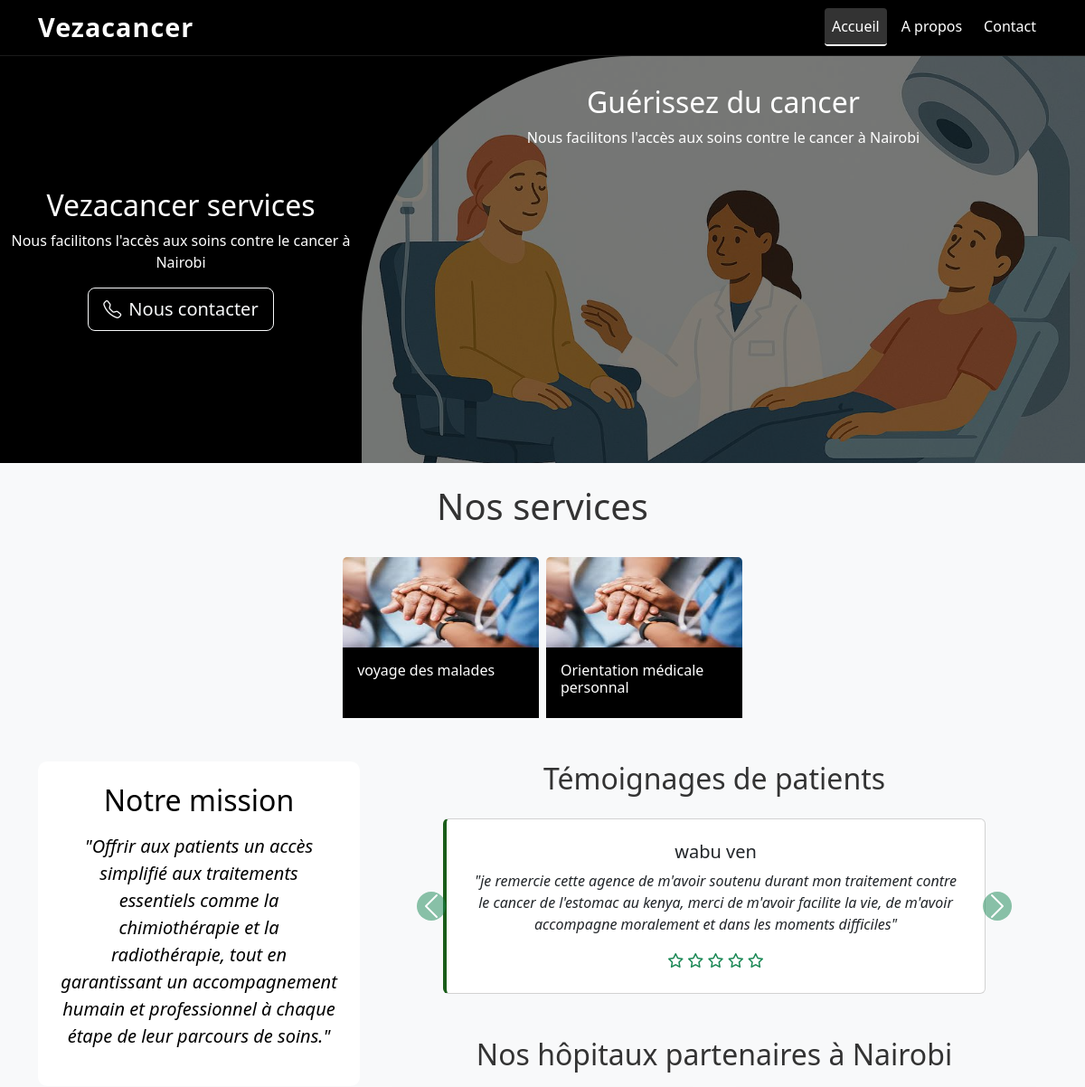
/ (upper part), run on an earlier commit of the app's database.
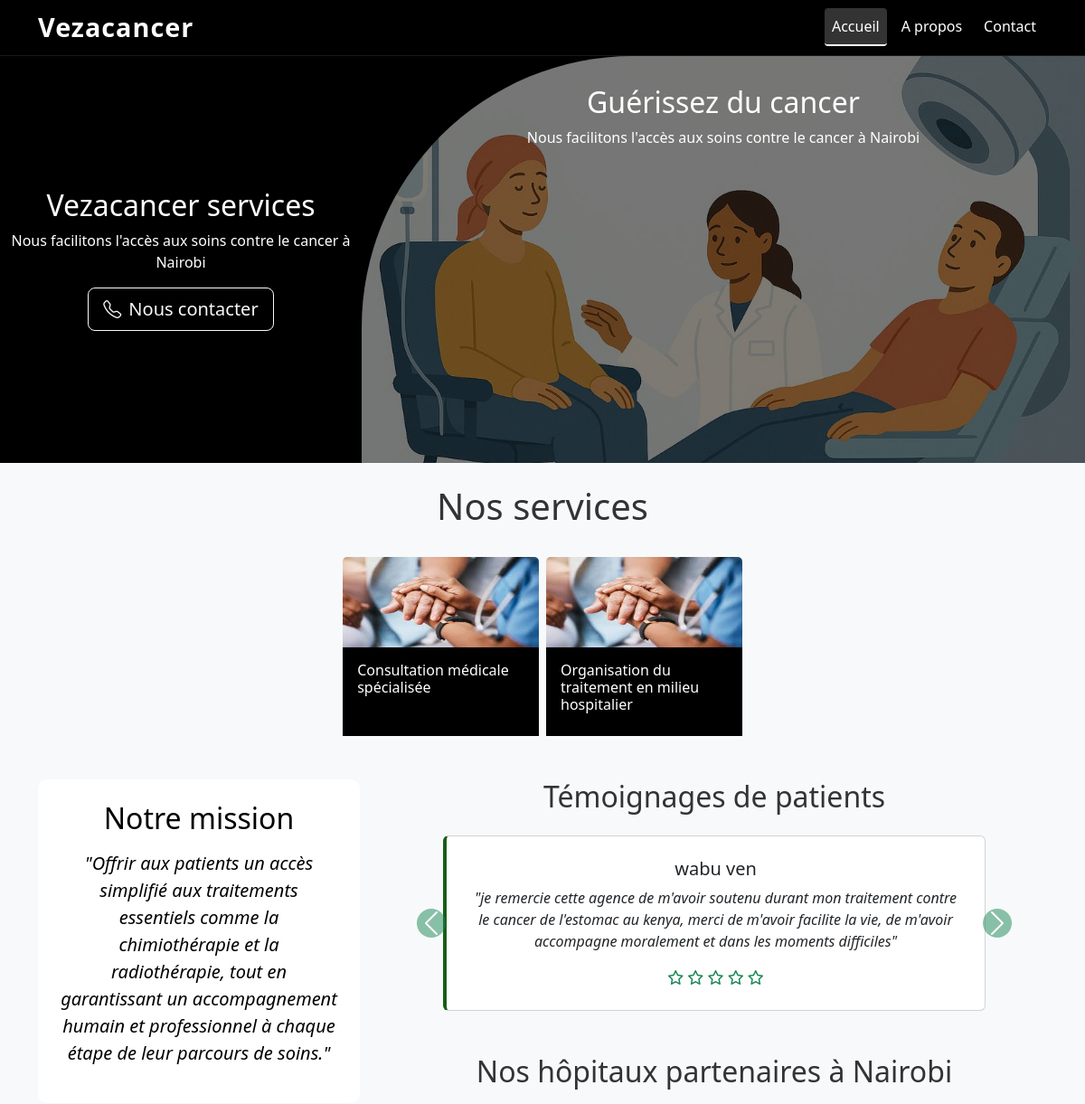
And on a later commit of the database.
### app_sk/models.py (models this page shows, shortened)
class Service(models.Model):
    id = models.UUIDField(primary_key=True, default=uuid.uuid4, editable=False, unique=True)
    nom = models.CharField(max_length=50, blank=False, null=False)
    description = models.TextField(max_length=200, blank=False, null=False)
    phrasePhare = models.CharField(max_length=60, blank=True, null=True)
    disponible = models.BooleanField(default=False)
    image = models.ImageField(upload_to="services/", null=True, blank=True)
    prix1 = models.IntegerField(blank=True, null=True)
    prix2 = models.IntegerField(blank=True, null=True)

class Temoignage(models.Model):
    id = models.UUIDField(primary_key=True, default=uuid.uuid4, editable=False, unique=True)
    nom = models.CharField(max_length=30, blank=False, null=False)
    post_nom = models.CharField(max_length=30, blank=False, null=False)
    temoignage = models.TextField(blank=False, null=False)
    pubic = models.BooleanField(default=False)
    date = models.DateTimeField(auto_now_add=True)

### app_sk/views.py (the view)
# urls.py: path('', views.index, name='index'),
def index(request):
    temoignages = Temoignage.objects.all()
    leServices = Service.objects.all().order_by('disponible')
    context={
        'leServices' : leServices,
        'temoignages' : temoignages,
        'current_page' : 'index'
    }
    return render(request, 'app_sk/index.html', context)

### app_sk/templates/app_sk/index.html (shortened to what this page needs)
{% extends 'base.html' %}
{% load static %}
{% block content %}
<div class="container-fluid px-0">
    {% include 'nav.html' %}
    <div class="container-fluid d-none d-md-block" style="margin-top: 62px;">
        <div class="row blackBack">
            <div class="col-md-4 d-flex justify-content-center align-items-center">
               <div class="text-white text-center">
                    <h2>Vezacancer services</h2>
                    <p>Nous facilitons l'accès aux soins contre le cancer à Nairobi</p>
                    <div class="d-flex justify-content-center gap-3 flex-wrap">
                        <a href="{% url 'app_sk:contact' %}" class="btn btn-outline-light btn-lg">
                            <i class="bi bi-telephone me-2"></i>Nous contacter
                        </a>
                    </div>
               </div>
            </div>
            <div class="col-md-8 right-bg round" style="margin-left: 0px;">
               <div class="f-overlay">
                    <div class="f-content">
                        <h2>Guérissez du cancer</h2>
                        <p>Nous facilitons l'accès aux soins contre le cancer à Nairobi</p>
                    </div>
               </div>
            </div>
        </div>
    </div>
    <div id="service" class="container mt-4">
        <h1 class="text-center">Nos services</h1>
        <div class="row row-cols-2 row-cols-md-3 row-cols-lg-5 g-2 mt-4 align-items-stretch d-flex justify-content-center align-items-center" id="services-list">
            {% for service in leServices %}
                {% if service %}
                <div class="col d-flex">
                    <a href="{% url 'app_sk:demander_service' service.id %}" class="card border-0 h-100 card-hover text-decoration-none flex-fill">
                        {% if service.image %}
                            <img src="{{ service.image.url }}" class="card-img-top img-service  img-fluid" style="padding:0; margin:0; display:block; width:100%;" alt="{{ service.nom }}">
                        {% else %}
                            <img src="{% static 'img/accomp.jpeg' %}" class="card-img-top img-service  img-fluid" style="padding:0; margin:0; display:block; width:100%;" alt="Service">
                        {% endif %}
                        <div class="card-body blackBack text-white">
                            <h6 class="card-title">{{ service.nom }}</h6>
                        </div>
                    </a>
                </div>
                {% else %}
                    <h2 class="text-center">0 service pour l'instant</h2>
                {% endif %}
            {% endfor %}
        </div>
    </div>
    <div class="container py-5">
        <div class="row g-4">
            <div class="col-lg-4">
                <div id="mission" class="mission-card p-4 mb-4">
                    <h2 class="text-center mb-3">Notre mission</h2>
                    <blockquote class="blockquote">
                        <p class="fst-italic text-center">"Offrir aux patients un accès simplifié aux traitements essentiels
                             comme la chimiothérapie et la radiothérapie,
                             tout en garantissant un accompagnement humain et professionnel à
                             chaque étape de leur parcours de soins."</p>
                    </blockquote>
                </div>
            </div>
            <div class="col-lg-8">
                <div id="temoignage" class="mb-5">
                    <h2 class="text-center mb-4">Témoignages de patients</h2>
                    {% if temoignages %}
                        <div id="temoignageCarousel" class="carousel slide" data-bs-ride="carousel">
                            <div class="carousel-inner">
                                {% for temoignage in temoignages %}
                                <div class="carousel-item {% if forloop.first %}active{% endif %}">
                                    <div class="card testimonial-card mx-auto" style="max-width: 600px;">
                                        <div class="card-body p-4">
                                            <h5 class="card-title text-center">{{ temoignage.nom }} {{ temoignage.post_nom }}</h5>
                                            <p class="card-text fst-italic text-center">"{{ temoignage.temoignage }}"</p>
                                            <div class="text-center text-success">
                                                {% for i in "12345" %}
                                                    {% if forloop.counter <= temoignage.note %}
                                                        <i class="fas fa-star"></i>
                                                    {% else %}
                                                        <i class="far fa-star"></i>
                                                    {% endif %}
                                                {% endfor %}
                                            </div>
                                        </div>
                                    </div>
                                </div>
                                {% endfor %}
                            </div>
                            <button class="carousel-control-prev" type="button" data-bs-target="#temoignageCarousel" data-bs-slide="prev">
                                <span class="carousel-control-prev-icon bg-success rounded-circle"></span>
                            </button>
                            <button class="carousel-control-next" type="button" data-bs-target="#temoignageCarousel" data-bs-slide="next">
                                <span class="carousel-control-next-icon bg-success rounded-circle"></span>
                            </button>
                        </div>
                    {% else %}
                        <div class="alert alert-info text-center">Aucun témoignage disponible pour l'instant</div>
                    {% endif %}
                </div>
                <div id="partenaire" class="mb-4">
                    <h2 class="text-center mb-4">Nos hôpitaux partenaires à Nairobi</h2>
                    <div class="row g-4">
                    </div>
                </div>
            </div>
        </div>
    </div>
</div>
{% endblock %}

### app_sk/templates/base.html (shortened to what this page needs)
<!DOCTYPE html>
<html lang="fr">
<head>
  <link href="https://cdn.jsdelivr.net/npm/bootstrap@5.3.0-alpha1/dist/css/bootstrap.min.css" rel="stylesheet">
  <link rel="stylesheet" href="https://cdn.jsdelivr.net/npm/bootstrap-icons@1.11.1/font/bootstrap-icons.css">
  <link rel="stylesheet" href="https://cdnjs.cloudflare.com/ajax/libs/font-awesome/6.4.0/css/all.min.css">
  <link rel="stylesheet" href="https://cdn.jsdelivr.net/npm/swiper@11/swiper-bundle.min.css"/>
</head>
<body>
  {% block content %}
  {% endblock %}
</body>
</html>

### app_sk/templates/nav.html (shortened to what this page needs)
<nav id="nav" class="navbar navbar-expand-lg fixed-top">
    <div class="container">
        <a class="navbar-brand text-white" href="{% url 'app_sk:index' %}">
            <h1>Vezacancer</h1>
        </a>
        <div class="offcanvas offcanvas-end bg-dark" tabindex="-1" id="offcanvasNavbar">
            <div class="offcanvas-body">
                <ul class="navbar-nav ms-auto">
                    <li class="nav-item">
                        <a class="nav-link {% if current_page == 'index' %}active{% endif %}"
                           href="{% url 'app_sk:index' %}">Accueil</a>
                    </li>
                    <li class="nav-item">
                        <a class="nav-link {% if current_page == 'propos' %}active{% endif %}"
                           href="{% url 'app_sk:propos' %}">A propos</a>
                    </li>
                    <li class="nav-item">
                        <a class="nav-link {% if current_page == 'contact' %}active{% endif %}"
                           href="{% url 'app_sk:contact' %}">Contact</a>
                    </li>
                </ul>
            </div>
        </div>
    </div>
</nav>

### app_sk/templates/base.html (style rules this page uses)
body, html { height: 100%; display: flex; flex-direction: column; }
.container, .container-fluid { flex: 1; }

### app_sk/templates/nav.html (style rules this page uses)
#nav { background-color: black; padding: 0.5rem 0; border-bottom: 1px solid rgba(255, 255, 255, 0.1); }
#offcanvasNavbar { width: 280px; background-color: #1a5d1a; }
.navbar-brand h1 { font-size: 1.8rem; margin: 0; font-weight: 700; letter-spacing: 1px; }
.nav-link { color: white !important; font-weight: 500; padding: 0.5rem 1rem; margin: 0 0.25rem; border-radius: 4px; }
.nav-link.active { background-color: rgba(255, 255, 255, 0.2); border-bottom: 2px solid white; }

What changed in the data, as far as the page shows it:
removed Service: nom "voyage des malades"
removed Service: nom "Orientation médicale personnal"
added Service: nom "Consultation médicale spécialisée"
added Service: nom "Organisation du traitement en milieu hospitalier"
